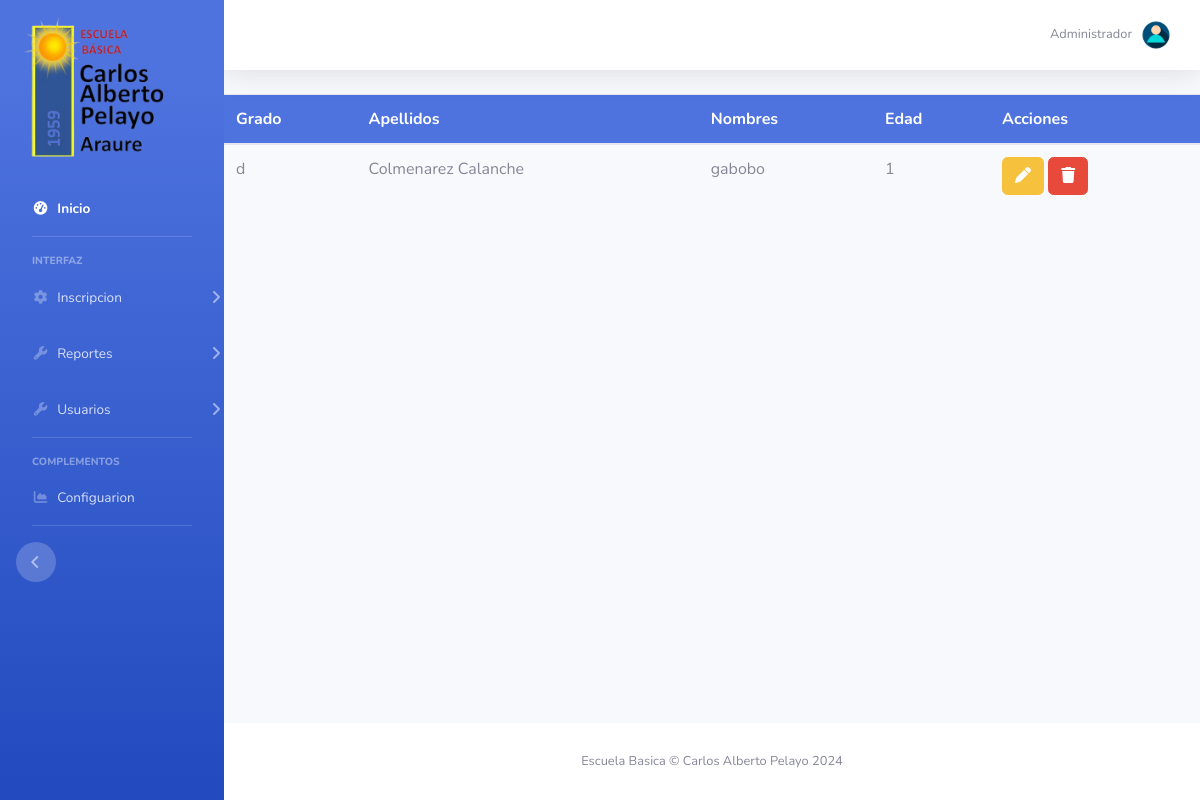
Page /ins_ver_estudiantes.php on the committed database.
### tables this page shows
CREATE TABLE `estudiantes_nuevo_ingreso` (
  `id` int(11) NOT NULL,
  `nombres` varchar(255) NOT NULL,
  `apellidos` varchar(255) NOT NULL,
  `lugar_nacimiento` varchar(255) NOT NULL,
  `fecha_nacimiento` date NOT NULL,
  `nacionalidad` varchar(255) NOT NULL,
  `edad` int(11) NOT NULL,
  `persona_que_suministra` varchar(255) NOT NULL,
  `parentesco` varchar(255) NOT NULL,
  `direccion_calle` varchar(255) NOT NULL,
  `direccion_linea2` varchar(255) NOT NULL,
  `pais` varchar(255) NOT NULL,
  `ciudad` varchar(255) NOT NULL,
  `estado` varchar(255) NOT NULL,
  `codigo_postal` varchar(10) NOT NULL,
  `grado` varchar(50) NOT NULL,
  `periodo` varchar(50) NOT NULL,
  `fecha` date NOT NULL,
  `talla_camisa` varchar(10) NOT NULL,
  `talla_pantalon` varchar(10) NOT NULL,
  `talla_zapato` varchar(10) NOT NULL,
  `peso` decimal(5,2) NOT NULL,
  `estatura` decimal(5,2) NOT NULL
);

### ins_ver_estudiantes.php (the view, shortened to what this page needs)
<?php
require_once "./vistas/parte_superior.php";
include("database/db.php");
$sql = "SELECT * FROM estudiantes_nuevo_ingreso";
$query = mysqli_query($conexion, $sql);
?>
<!DOCTYPE html>
<html lang="en">
<head>
</head>
<body>
    <table class="table">
        <thead class="bg-primary text-white">
            <tr>
                <th scope="col">Grado</th>
                <th scope="col">Apellidos</th>
                <th scope="col">Nombres</th>
                <th scope="col">Edad</th>
                <th scope="col">Acciones</th>
            </tr>
        </thead>
        <tbody>
            <?php while ($row = mysqli_fetch_array($query)) : ?>
                <tr>
                    <td><?= $row['grado'] ?></td>
                    <td><?= $row['apellidos'] ?></td>
                    <td><?= $row['nombres'] ?></td>
                    <td><?= $row['edad'] ?></td>
                    <td>
                        <a href="update.php?id=<?= $row['id'] ?>" class='btn btn-small btn-warning'><i class='fas fa-pen'></i></a>
                        <a href="eliminar_estudiante.php?id=<?= $row['id'] ?>" class='btn btn-small btn-danger'><i class='fas fa-trash'></i></a>
                    </td>
                </tr>
            <?php endwhile; ?>
        </tbody>
    </table>
    <?php require_once "./vistas/parte_inferior.php"; ?>
</body>
</html>

### vistas/parte_superior.php (shortened to what this page needs)
<!DOCTYPE html>
<html lang="es">
<head>
    <link href="vendor/fontawesome-free/css/all.min.css" rel="stylesheet" type="text/css">
    <link href="css/sb-admin-2.min.css" rel="stylesheet">
</head>
<body id="page-top">
    <div id="wrapper">
        <ul class="navbar-nav bg-gradient-primary sidebar sidebar-dark accordion" id="accordionSidebar">
            <a class="sidebar-brand d-flex align-items-center justify-content-center" href="index.php" style="margin-top: -10px;">
    <div class="sidebar-brand-text mx-3">
        <img src="img/logo.png" alt="Logo Escuela" style="max-height: 200px; margin-top: 15px;">
            <li class="nav-item active">
                <a class="nav-link" href="sistema_de_control.php">
                    <i class="fas fa-fw fa-tachometer-alt"></i>
                    <span>Inicio</span></a>
            </li>
            <hr class="sidebar-divider">
            <div class="sidebar-heading">
                Interfaz
            </div>
            <li class="nav-item">
                <a class="nav-link collapsed" href="#" data-toggle="collapse" data-target="#collapseTwo"
                    aria-expanded="true" aria-controls="collapseTwo">
                    <i class="fas fa-fw fa-cog"></i>
                    <span>Inscripcion</span>
                </a>
            </li>
        <li class="nav-item">
            <a class="nav-link collapsed" href="#" data-toggle="collapse" data-target="#collapseReports"
                aria-expanded="true" aria-controls="collapseReports">
                <i class="fas fa-fw fa-wrench"></i>
                <span>Reportes</span>
            </a>
        </li>
        <li class="nav-item">
            <a class="nav-link collapsed" href="#" data-toggle="collapse" data-target="#collapseUsers"
                aria-expanded="true" aria-controls="collapseUsers">
                <i class="fas fa-fw fa-wrench"></i>
                <span>Usuarios</span>
            </a>
        </li>
            <hr class="sidebar-divider">
            <div class="sidebar-heading">
                Complementos
            </div>
            <li class="nav-item">
                <a class="nav-link" href="index.html">
                    <i class="fas fa-fw fa-chart-area"></i>
                    <span>Configuarion</span></a>
            <hr class="sidebar-divider d-none d-md-block">
            <div class="text-center d-none d-md-inline">
                <button class="rounded-circle border-0" id="sidebarToggle"></button>
            </div>
            <div class="sidebar-card d-none d-lg-flex">
            </div>
        </ul>
        <div id="content-wrapper" class="d-flex flex-column">
            <div id="content">
                <nav class="navbar navbar-expand navbar-light bg-white topbar mb-4 static-top shadow">
                    <ul class="navbar-nav ml-auto">
                        <li class="nav-item dropdown no-arrow">
                            <a class="nav-link dropdown-toggle" href="#" id="userDropdown" role="button"
                                data-toggle="dropdown" aria-haspopup="true" aria-expanded="false">
                                <span class="mr-2 d-none d-lg-inline text-gray-600 small">Administrador</span>
                                <img class="img-profile rounded-circle"
                                    src="img/usuario.png">
                            </a>
                        </li>
                    </ul>
                </nav>
</html>

### vistas/parte_inferior.php (shortened to what this page needs)
<footer class="sticky-footer bg-white">
    <div class="container my-auto">
        <div class="copyright text-center my-auto">
            <span>Escuela Basica &copy; Carlos Alberto Pelayo 2024</span>
        </div>
    </div>
</footer>
</body>
</html>

### rows in the picture
estudiantes_nuevo_ingreso: grado "d", apellidos "Colmenarez Calanche", nombres "gabobo", edad "1"
